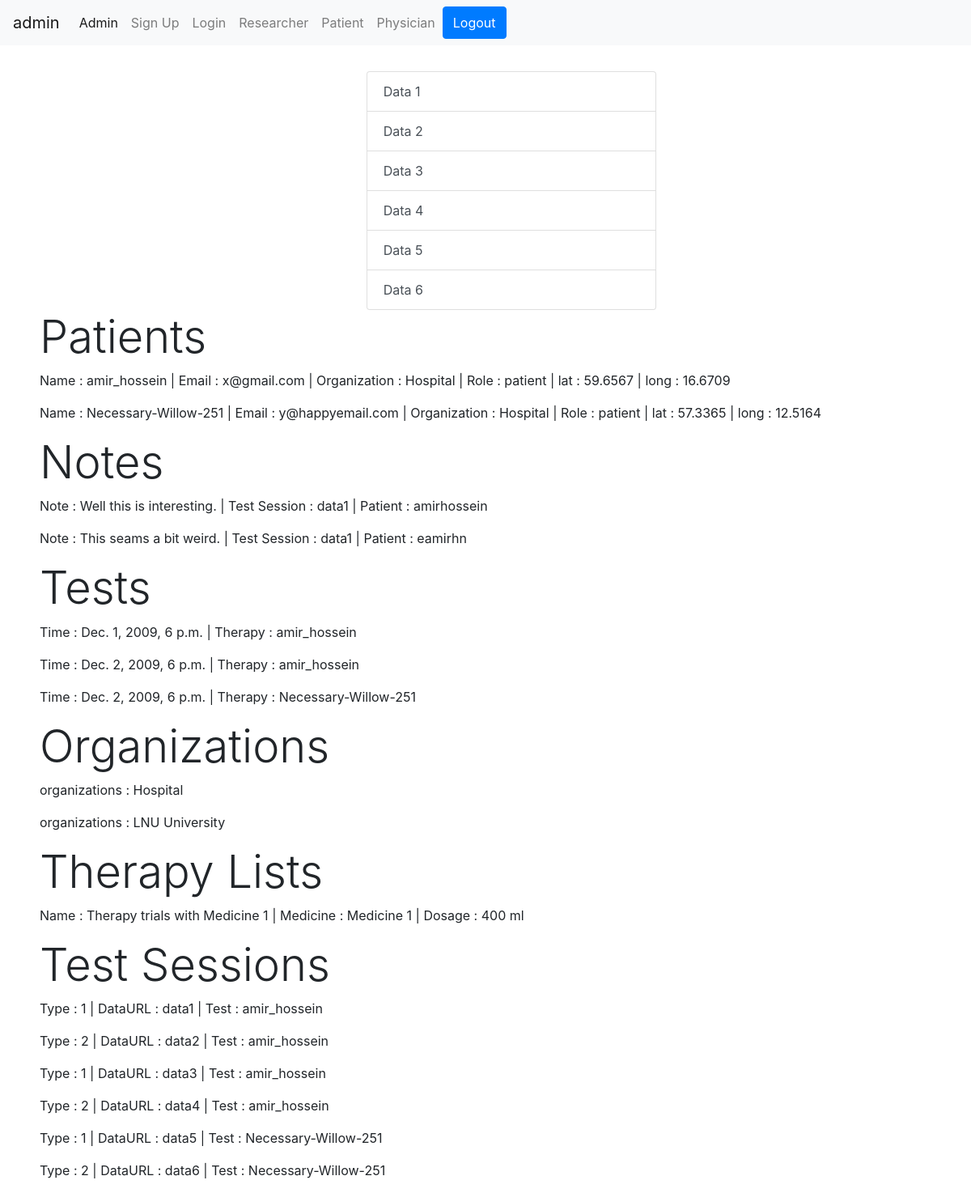
Screenshot of /physician/ (signed in) with the database file from the repository.
### authenticate/models.py (models this page shows, shortened)
class User(models.Model):
    User = models.ForeignKey(User, on_delete=models.CASCADE,null=False)
    userID = models.IntegerField(primary_key=True,null=False)
    Role_IDrole = models.ForeignKey(
        Role, on_delete=models.CASCADE,null=False)
    Organization = models.ForeignKey(
        Organization, on_delete=models.CASCADE, null=False)
    email = models.EmailField(max_length=255)
    lat = models.FloatField(default=None,null=True,blank=True)
    long = models.FloatField(default=None,null=True,blank=True)
    provider = models.CharField(max_length=20,null=True,blank=True)

class Organization(models.Model):
    organizationID = models.IntegerField(primary_key=True,null=False)
    name = models.CharField(max_length=255,null = False)
    def __str__(self):
        return self.name

class Role(models.Model):
    roleID = models.IntegerField(primary_key=True,null=False)
    name = models.CharField(max_length=45,null = False)
    type = models.CharField(max_length=45,null = False)
    def __str__(self):
        return self.name

class Note(models.Model):
    noteID = models.IntegerField(primary_key=True,null=False)
    note = models.TextField()
    Test_Session_IDtest_session = models.ForeignKey(
    Test_Session, on_delete=models.CASCADE, blank=True, null=False)
    User_IDmed = models.ForeignKey(
    User, on_delete=models.CASCADE, blank=True, null=False)

class Test_Session(models.Model):
    test_SessionID = models.IntegerField(primary_key=True,null=False)
    test_type = models.IntegerField(null=False)
    DataURL = models.CharField(max_length=255,null = False)
    Test_IDtest = models.ForeignKey(
    Test, on_delete=models.CASCADE, blank=True, null=False)
    def __str__(self):
        return self.DataURL

class Test(models.Model):
    testID = models.IntegerField(primary_key=True,null=False)
    dateTime = models.DateTimeField(null=False)
    Therapy_IDtherapy = models.ForeignKey(
    Therapy, on_delete=models.CASCADE, blank=True, null=False)

class Therapy(models.Model):
    therapyID = models.IntegerField(primary_key=True,null=False)
    User_IDpatient = models.ForeignKey(
    User, on_delete=models.CASCADE, blank=True, null=False)
    User_IDmed = models.IntegerField(null=True)
    TherapyList_IDtherapylist = models.ForeignKey(
    Therapy_List, on_delete=models.CASCADE, blank=True, null=False)

class Therapy_List(models.Model):
    therapy_listID = models.IntegerField(primary_key=True,null=False)
    name = models.CharField(max_length=45,null = False)
    Medicine_IDmedicine = models.ForeignKey(
    Medicine, on_delete=models.CASCADE, blank=True, null=False)
    Dosage = models.CharField(max_length=45,null=False)

class Medicine(models.Model):
    medicineID = models.IntegerField(primary_key=True,null=False)
    name = models.CharField(max_length=45,null = False)
    def __str__(self):
        return self.name

### authenticate/views.py (the view)
# urls.py: path('physician/',physicianView,name='physician'),
def physicianView(request):
    context = User.objects.filter(Role_IDrole=1)
    arg = {'users':context,
    'note':Note.objects.all(),
    'tests':Test.objects.all(),
    'organization':Organization.objects.all(),
    'therapy_list':Therapy_List.objects.all(),
    'test_session':Test_Session.objects.all()}
    return render(request, 'authenticate/physician.html',arg)

### authenticate/templates/authenticate/physician.html (shortened to what this page needs)
{% extends 'homePage.html' %}
{%load static%}
{% load crispy_forms_tags %}
{% load socialaccount %}
{% block body %}
<div  class="container-md margin-c" >
    <div class="test row align-items-center row-cols-1">
        <div  class=" col-4 center-things">
            <div class="list-group">
                <a href="{% static 'data1.txt' %}" class="list-group-item list-group-item-action">Data 1</a>
                <a href="{% static 'data2.txt' %}" class="list-group-item list-group-item-action">Data 2</a>
                <a href="{% static 'data3.txt' %}" class="list-group-item list-group-item-action">Data 3</a>
                <a href="{% static 'data4.txt' %}" class="list-group-item list-group-item-action">Data 4</a>
                <a href="{% static 'data5.txt' %}" class="list-group-item list-group-item-action">Data 5</a>
                <a href="{% static 'data6.txt' %}" class="list-group-item list-group-item-action">Data 6</a>
            </div>
        </div>
    </div>
    <div class="row row-cols-1">
        <h1 class="display-4">Patients</h1>
    </div>
        {% for user in users %}
        <div class="row">
            <p>Name : {{user.User}} | Email : {{user.email}} | Organization : {{user.Organization}} | Role : {{user.Role_IDrole}} | lat : {{user.lat}} | long : {{user.long}}</p>
        </div>
        {%endfor%}
        <div class="row row-cols-1">
            <h1 class="display-4">Notes</h1>
        </div>
        {% for o in note %}
        <div class="row">
            <p>Note : {{o.note}} | Test Session : {{o.Test_Session_IDtest_session}} | Patient : {{o.User_IDmed}}</p>
        </div>
        {%endfor%}
        <div class="row row-cols-1">
            <h1 class="display-4">Tests</h1>
        </div>
        {% for o in tests %}
        <div class="row">
            <p>Time : {{o.dateTime}} | Therapy : {{o.Therapy_IDtherapy.User_IDpatient}}</p>
        </div>
        {%endfor%}
        <div class="row row-cols-1">
            <h1 class="display-4">Organizations</h1>
        </div>
        {% for o in organization %}
        <div class="row">
            <p>organizations : {{o.name}}</p>
        </div>
        {%endfor%}
        <div class="row row-cols-1">
            <h1 class="display-4">Therapy Lists</h1>
        </div>
        {% for o in therapy_list %}
        <div class="row">
            <p>Name : {{o.name}} | Medicine : {{o.Medicine_IDmedicine}} | Dosage : {{o.Dosage}}</p>
        </div>
        {%endfor%}
        <div class="row row-cols-1">
            <h1 class="display-4">Test Sessions</h1>
        </div>
        {% for o in test_session %}
        <div class="row">
            <p>Type : {{o.test_type}} | DataURL : {{o.DataURL}} | Test : {{o.Test_IDtest.Therapy_IDtherapy.User_IDpatient}}</p>
        </div>
        {%endfor%}
</div>
{% endblock body %}

### authenticate/templates/homePage.html (shortened to what this page needs)
<!DOCTYPE html>
<html>
    <head>
        {%load static%}
        <link rel="stylesheet" href="">
        <link rel="stylesheet" href="https://cdn.jsdelivr.net/npm/bootstrap@4.1.3/dist/css/bootstrap.min.css">
        <link rel="stylesheet" href="{% static 'style.css' %}">
    </head>
    <body>
        <nav class="navbar navbar-expand-lg navbar-light bg-light">
            <a class="navbar-brand" href="{% url 'home' %}"> {%if user.is_authenticated%}{{user.username}}{%else%}Home{%endif%}</a>
            <div class="collapse navbar-collapse" id="navbarNavAltMarkup">
              <div class="navbar-nav">
                <a class="nav-item nav-link active" href="/admin/">Admin <span class="sr-only">(current)</span></a>
                <a class="nav-item nav-link" href="{% url 'signUp' %}">Sign Up</a>
                <a class="nav-item nav-link" href="{% url 'login' %}">Login</a>
                {%if user.is_authenticated%}
                <a class="nav-item nav-link" href="{% url 'researcher' %}">Researcher</a>
                <a class="nav-item nav-link" href="{% url 'patient' %}">Patient</a>
                <a class="nav-item nav-link" href="{% url 'physician' %}">Physician</a>
                  <form class="row " action="{% url 'logOut' %}" method="POST">
                    <button class="btn btn-primary nav-item log-out-btn" type="submit">Logout</button>
                  </form>
                {%endif%}
              </div>
            </div>
          </nav>
          {% block body %}{% endblock body %}
    </body>
</html>

### authenticate/static/style.css (style rules this page uses)
.log-out-btn { margin-left: 1rem; }
.center-things { margin-left: auto; margin-right: auto; }

### authenticate/templates/authenticate/physician.html (style rules this page uses)
.test { display:flex; margin-top:2rem; justify-content:center; align-items:center; }
.margin-c { display:flex; flex-direction:column; margin-left:4rem; }

### rows the page displays
User: User "amir_hossein", email "x@gmail.com", Organization "Hospital", Role_IDrole "patient", lat "59.6567", long "16.6709"
User: User "Necessary-Willow-251", email "y@happyemail.com", Organization "Hospital", Role_IDrole "patient", lat "57.3365", long "12.5164"
Note: note "Well this is interesting.", Test_Session_IDtest_session "data1", User_IDmed "amirhossein"
Note: note "This seams a bit weird.", Test_Session_IDtest_session "data1", User_IDmed "eamirhn"
Test: dateTime "Dec. 1, 2009, 6 p.m.", Therapy_IDtherapy.User_IDpatient "amir_hossein"
Test: dateTime "Dec. 2, 2009, 6 p.m.", Therapy_IDtherapy.User_IDpatient "amir_hossein"
Test: dateTime "Dec. 2, 2009, 6 p.m.", Therapy_IDtherapy.User_IDpatient "Necessary-Willow-251"
Organization: name "Hospital"
Organization: name "LNU University"
Therapy_List: name "Therapy trials with Medicine 1", Medicine_IDmedicine "Medicine 1", Dosage "400 ml"
Test_Session: test_type "1", DataURL "data1", Test_IDtest.Therapy_IDtherapy.User_IDpatient "amir_hossein"
Test_Session: test_type "2", DataURL "data2", Test_IDtest.Therapy_IDtherapy.User_IDpatient "amir_hossein"
Test_Session: test_type "1", DataURL "data3", Test_IDtest.Therapy_IDtherapy.User_IDpatient "amir_hossein"
Test_Session: test_type "2", DataURL "data4", Test_IDtest.Therapy_IDtherapy.User_IDpatient "amir_hossein"
Test_Session: test_type "1", DataURL "data5", Test_IDtest.Therapy_IDtherapy.User_IDpatient "Necessary-Willow-251"
Test_Session: test_type "2", DataURL "data6", Test_IDtest.Therapy_IDtherapy.User_IDpatient "Necessary-Willow-251"

### other values shown
{{ user.username }} "admin"
